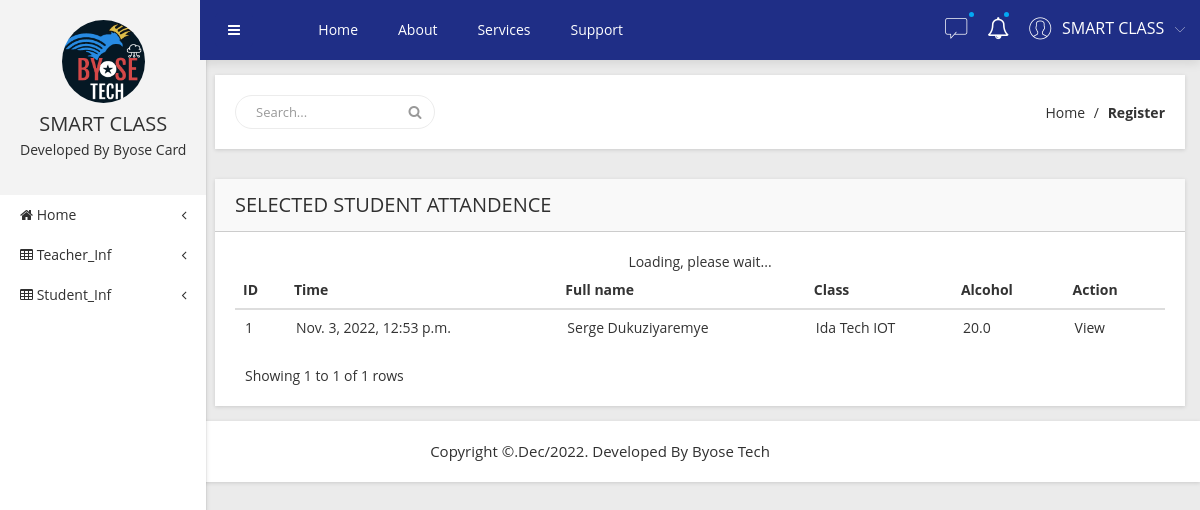
Page /view/2/ on the committed database.
### indexapp/models.py (models this page shows, shortened)
class Attendance(models.Model):
    student = models.ForeignKey(Student, null=False, on_delete=models.CASCADE)
    class_attend = models.ForeignKey(OurClass, null=False, on_delete=models.CASCADE)
    arrive_time = models.DateTimeField(auto_now=True)
    alcohol_level = models.FloatField(default=0)

class Student(models.Model):
    class_name = models.ForeignKey(OurClass, null=False, on_delete=models.CASCADE, default=1)
    user_type = models.CharField(default='user', max_length=24, choices=user_types)
    card_id = models.CharField(max_length=100, null=True, unique=True)
    fullname = models.CharField(null=False, max_length=40)
    address = models.CharField(null=False, max_length=40)
    telephone = models.CharField(null=False, max_length=20)
    balance = models.FloatField(default=0)
    def __str__(self):
        return self.fullname

class OurClass(models.Model):
    class_id = models.OneToOneField(User, null=False, on_delete=models.CASCADE)
    school = models.ForeignKey(School, null=False, on_delete=models.CASCADE)
    identifier = models.CharField(null=False, unique=True, max_length=40)
    name = models.CharField(null=False, max_length=40)
    class_tel = models.CharField(null=False, max_length=20)
    def __str__(self):
        return self.name

### indexapp/views.py (the view)
# urls.py: path('view/<int:myid>/', views.view_selected_attendance),
def view_selected_attendance(request, myid):
    get_student = Student.objects.get(id=myid)
    data = Attendance.objects.filter(student=get_student).order_by('-id')
    context = {'datas': data, 'name':'SELECTED STUDENT ATTANDENCE'}
    return render(request, 'attendance.html', context)

### indexapp/templates/attendance.html (shortened to what this page needs)
{% load static %}
<!DOCTYPE html>
<html lang="en">
    <head>
        <link rel="stylesheet" href="{% static 'css/bootstrap.min.css' %}" />
        <link rel="stylesheet" href="{% static 'css/font-awesome.min.css' %}" />
        <link rel="stylesheet" href="{% static 'css/adminpro-custon-icon.css' %}" />
        <link rel="stylesheet" href="{% static 'css/meanmenu.min.css' %}" />
        <link rel="stylesheet" href="{% static 'css/jquery.mCustomScrollbar.min.css' %}" />
        <link rel="stylesheet" href="{% static 'css/animate.css' %}" />
        <link rel="stylesheet" href="{% static 'css/normalize.css' %}" />
        <link rel="stylesheet" href="{% static 'css/form.css' %}" />
        <link rel="stylesheet" href="{% static 'style.css' %}" />
        <link rel="stylesheet" href="{% static 'css/responsive.css' %}" />
    </head>
<body class="materialdesign">
    <div class="wrapper-pro">
        <div class="left-sidebar-pro">
            <nav id="sidebar">
                <div class="sidebar-header">
                    <a href="#"><img src="img/message/logo.png" alt="" />
                    </a>
                    <h3>SMART CLASS</h3>
                    <p>Developed By Byose Card </p>
                </div>
                <div class="left-custom-menu-adp-wrap">
                    <ul class="nav navbar-nav left-sidebar-menu-pro">
                        <li class="nav-item">
                            <a href="#" data-toggle="dropdown" role="button" aria-expanded="false"
                                class="nav-link dropdown-toggle"><i class="fa big-icon fa-home"></i> <span
                                    class="mini-dn">Home</span> <span class="indicator-right-menu mini-dn"><i
                                        class="fa indicator-mn fa-angle-left"></i></span></a>
                        </li>
                        <li class="nav-item"><a href="#" data-toggle="dropdown" role="button" aria-expanded="false"
                                class="nav-link dropdown-toggle"><i class="fa big-icon fa-table"></i> <span
                                    class="mini-dn">Teacher_Inf</span> <span class="indicator-right-menu mini-dn"><i
                                        class="fa indicator-mn fa-angle-left"></i></span></a>
                        </li>
                        <li class="nav-item"><a href="#" data-toggle="dropdown" role="button" aria-expanded="false"
                                class="nav-link dropdown-toggle"><i class="fa big-icon fa-table"></i> <span
                                    class="mini-dn">Student_Inf</span> <span class="indicator-right-menu mini-dn"><i
                                        class="fa indicator-mn fa-angle-left"></i></span></a>
                        </li>
                    </ul>
                </div>
            </nav>
        </div>
        <div class="content-inner-all">
            <div class="header-top-area">
                <div class="fixed-header-top">
                    <div class="container-fluid">
                        <div class="row">
                            <div class="col-lg-1 col-md-6 col-sm-6 col-xs-12">
                                <button type="button" id="sidebarCollapse"
                                    class="btn bar-button-pro header-drl-controller-btn btn-info navbar-btn">
                                    <i class="fa fa-bars"></i>
                                </button>
                            </div>
                            <div class="col-lg-6 col-md-1 col-sm-1 col-xs-12">
                                <div class="header-top-menu tabl-d-n">
                                    <ul class="nav navbar-nav mai-top-nav">
                                        <li class="nav-item"><a href="index.html" class="nav-link">Home</a>
                                        </li>
                                        <li class="nav-item"><a href="#" class="nav-link">About</a>
                                        </li>
                                        <li class="nav-item"><a href="#" class="nav-link">Services</a>
                                        </li>
                                        <li class="nav-item"><a href="#" class="nav-link">Support</a>
                                        </li>
                                    </ul>
                                </div>
                            </div>
                            <div class="col-lg-5 col-md-5 col-sm-6 col-xs-12">
                                <div class="header-right-info">
                                    <ul class="nav navbar-nav mai-top-nav header-right-menu">
                                        <li class="nav-item dropdown">
                                            <a href="#" data-toggle="dropdown" role="button" aria-expanded="false"
                                                class="nav-link dropdown-toggle"><span
                                                    class="adminpro-icon adminpro-chat-pro"></span><span
                                                    class="indicator-ms"></span></a>
                                        </li>
                                        <li class="nav-item"><a href="#" data-toggle="dropdown" role="button"
                                                aria-expanded="false" class="nav-link dropdown-toggle"><i
                                                    class="fa fa-bell-o" aria-hidden="true"></i><span
                                                    class="indicator-nt"></span></a>
                                        </li>
                                        <li class="nav-item">
                                            <a href="#" data-toggle="dropdown" role="button" aria-expanded="false"
                                                class="nav-link dropdown-toggle">
                                                <span
                                                    class="adminpro-icon adminpro-user-rounded header-riht-inf"></span>
                                                <span class="admin-name">SMART CLASS</span>
                                                <span
                                                    class="author-project-icon adminpro-icon adminpro-down-arrow"></span>
                                            </a>
                                    </ul>
                                </div>
                            </div>
                        </div>
                    </div>
                </div>
            </div>
            <div class="breadcome-area mg-b-30 small-dn">
                <div class="container-fluid">
                    <div class="row">
                        <div class="col-lg-12">
                            <div class="breadcome-list shadow-reset">
                                <div class="row">
                                    <div class="col-lg-6">
                                        <div class="breadcome-heading">
                                            <form role="search" class="">
                                                <input type="text" placeholder="Search..." class="form-control">
                                                <a href=""><i class="fa fa-search"></i></a>
                                            </form>
                                        </div>
                                    </div>
                                    <div class="col-lg-6">
                                        <ul class="breadcome-menu">
                                            <li><a href="#">Home</a> <span class="bread-slash">/</span>
                                            </li>
                                            <li><span class="bread-blod">Register</span>
                                            </li>
                                        </ul>
                                    </div>
                                </div>
                            </div>
                        </div>
                    </div>
                </div>
            </div>
            <div class="admin-dashone-data-table-area">
                <div class="container-fluid">
                    <div class="row">
                        <div class="col-lg-12">
                            <div class="sparkline8-list shadow-reset">
                                <div class="sparkline8-hd">
                                    <div class="main-sparkline8-hd">
                                        <h1>{{ name }}</h1>
                                    </div>
                                </div>
                                <div class="sparkline8-graph">
                                    <div class="datatable-dashv1-list custom-datatable-overright">
                                        <table id="table" data-toggle="table" data-pagination="true">
                                            <thead>
                                                <tr>
                                                    <th data-field="id">ID</th>
                                                    <th data-field="name">Time</th>
                                                    <th data-field="email">Full name</th>
                                                    <th data-field="phone">Class</th>
                                                    <th data-field="company">Alcohol</th>
                                                    <th data-field="price">Action</th>
                                                </tr>
                                            </thead>
                                            <tbody>
                                                {% for data in datas %}
                                                <tr>
                                                    <td> {{ forloop.counter }} </td>
                                                    <td> {{ data.arrive_time }} </td>
                                                    <td> {{ data.student }} </td>
                                                    <td> {{ data.class_attend }} </td>
                                                    <td> {{ data.alcohol_level }} </td>
                                                        <td> <a href="/view/{{ data.id }}"> View </a></td>
                                                </tr>
                                                {% endfor %}
                                            </tbody>
                                        </table>
                                    </div>
                                </div>
                            </div>
                        </div>
                    </div>
                </div>
            </div>
        </div>
    </div>
    <div class="footer-copyright-area">
        <div class="container-fluid">
            <div class="row">
                <div class="col-lg-12">
                    <div class="footer-copy-right">
                        <p>Copyright &#169;.Dec/2022. Developed By Byose Tech</p>
                    </div>
                </div>
            </div>
        </div>
    </div>
</body>
</html>

### rows in the picture
Attendance: arrive_time "Nov. 3, 2022, 12:53 p.m.", student "Serge Dukuziyaremye", class_attend "Ida Tech IOT", alcohol_level "20.0"

### other values in the picture
{{ name }} "SELECTED STUDENT ATTANDENCE"
